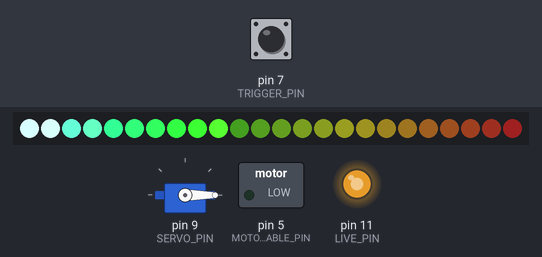
Recording of a sketch running on a simulated Arduino Uno, built with avr-gcc and run on an emulated ATmega328P. Shown: 24 RGB LEDs in strip order, left to right, servo, switched loads named in the sketch (green lamp = pin HIGH), output pins drawn as LEDs (lit = HIGH). The test bench sets the inputs (shaded band); at power-on: pin 7 (TRIGGER_PIN) HIGH.

Above: at 1.2 s.
1.3 s: pin 7 (TRIGGER_PIN) pulled LOW for 0.15 s
At 1.55 s:
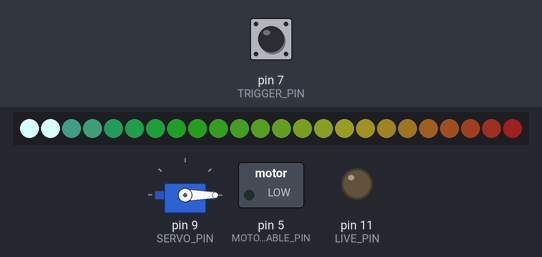
4.4 s: pin 7 (TRIGGER_PIN) pulled LOW for 1 s
At 9.8 s:
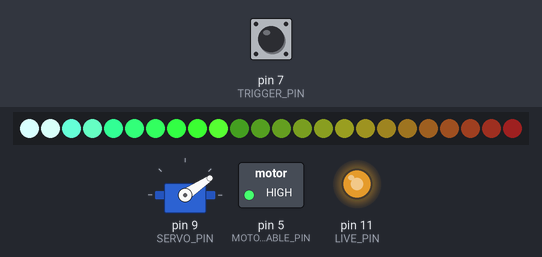
11.1 s: pin 7 (TRIGGER_PIN) pulled LOW for 3.2 s
At 12.67 s:
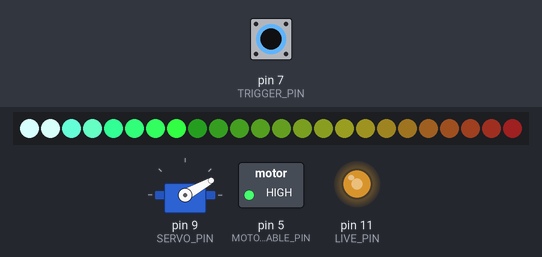
Timing chart, 0 to 32.5 s (numbered marks = the images above; inputs shaded):
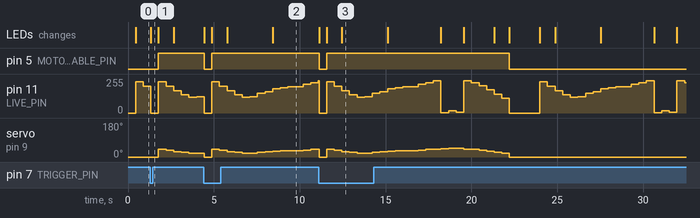

The sketch:

windportal.ino
```cpp
#include "./data.h"

static const size_t speeds_length = (sizeof(speeds)/sizeof(speeds[0]));
static const int16_t speed_max = 32767;

#include <Adafruit_NeoPixel.h>
#include <Servo.h>

// Fill the dots one after the other with a color
void barGraph(Adafruit_NeoPixel *strip,
    uint16_t position, uint8_t offset) {

    for(uint16_t i=offset; i<strip->numPixels(); i++) {
        const uint32_t offcolor = off_colors[i];
        strip->setPixelColor(i, offcolor);
    }
    const uint16_t stop = min(offset+position, strip->numPixels());
    for(uint16_t i=offset; i<stop; i++) {
        const uint32_t oncolor = on_colors[i];
        strip->setPixelColor(i, oncolor);
    }
}


const int8_t SERVO_PIN = 9;
const int8_t DISPLAY_PIN = 6;
const int8_t DISPLAY_LEDS = 24;
const int8_t LIVE_PIN = 11;
const int8_t TRIGGER_PIN = 7;
const int8_t MOTOR_ENABLE_PIN = 5;

const int durationMillis = 12000;
const int timestepMillis = durationMillis / speeds_length;

Adafruit_NeoPixel strip(DISPLAY_LEDS, DISPLAY_PIN, NEO_GRB + NEO_KHZ800);
Servo servo;

int beufortScale(int16_t mps) {
  for (int i=1; i<12; i++) {
    if (mps > beufort_thresholds[i-1] && mps < beufort_thresholds[i]) {
      return i;
    }
  }
  return 0;
}

void set_position(int pos, bool motor_enable) {
  //Serial.print("pos=");
  //Serial.println(pos);

  const auto speed = speeds[pos];

  const bool motor_on = motor_enable and (speed > 0);
  digitalWrite(MOTOR_ENABLE_PIN, motor_on);

  const int pixels = 2*(1+beufortScale(speed));
  barGraph(&strip, pixels, 0);
  strip.show();
  const int servo_pos = constrain(map(speed, 0, speed_max, 0, 180), 0, 180);
  servo.write((motor_enable) ? servo_pos : 0);

  const int pwm = constrain(map(speed, 0, speed_max, 0, 1023), 0, 1023);
  analogWrite(LIVE_PIN, pwm);
}

void setup() {
    strip.begin();
    strip.show();
    strip.setBrightness(255);

    servo.attach(SERVO_PIN);
    servo.write(0);

    pinMode(LIVE_PIN, OUTPUT);
    pinMode(MOTOR_ENABLE_PIN, OUTPUT);
    pinMode(TRIGGER_PIN, INPUT_PULLUP);
}

void loop() {
  static int pos = 0;
  static bool was_pressed = true;
  static bool motor_enabled = false;

  const bool pressed = !digitalRead(TRIGGER_PIN);
  if ((pressed and not was_pressed)) {
      pos = 0;
      motor_enabled = true;
  }

  if (pos == speeds_length) {
    pos = 0;
    motor_enabled = false;
  }

  set_position(pos, motor_enabled);
  pos += 1;
  delay(timestepMillis);

  was_pressed = pressed;
}
```

data.h
```cpp
// Generated by windportal.py...

static const int16_t speeds[] = { 0,0,0,0,0,0,0,0,0,0,0,0,7515,7515,7515,7515,7515,7515,7515,7515,7515,7515,7515,7515,6413,6413,6413,6413,6413,6413,6413,6413,6413,6413,6413,6413,5411,5411,5411,5411,5411,5411,5411,5411,5411,5411,5411,5411,4409,4409,4409,4409,4409,4409,4409,4409,4409,4409,4409,4409,3807,3807,3807,3807,3807,3807,3807,3807,3807,3807,3807,3807,3907,3907,3907,3907,3907,3907,3907,3907,3907,3907,3907,3907,4809,4809,4809,4809,4809,4809,4809,4809,4809,4809,4809,4809,5110,5110,5110,5110,5110,5110,5110,5110,5110,5110,5110,5110,5811,5811,5811,5811,5811,5811,5811,5811,5811,5811,5811,5811,6112,6112,6112,6112,6112,6112,6112,6112,6112,6112,6112,6112,6312,6312,6312,6312,6312,6312,6312,6312,6312,6312,6312,6312,6312,6312,6312,6312,6312,6312,6312,6312,6312,6312,6312,6312,6914,6914,6914,6914,6914,6914,6914,6914,6914,6914,6914,6914,7314,7314,7314,7314,7314,7314,7314,7314,7314,7314,7314,7314,7815,7815,7815,7815,7815,7815,7815,7815,7815,7815,7815,7815,8317,8317,8317,8317,8317,8317,8317,8317,8317,8317,8317,8317,8717,8717,8717,8717,8717,8717,8717,8717,8717,8717,8717,8717,8417,8417,8417,8417,8417,8417,8417,8417,8417,8417,8417,8417,7815,7815,7815,7815,7815,7815,7815,7815,7815,7815,7815,7815,7314,7314,7314,7314,7314,7314,7314,7314,7314,7314,7314,7314,6613,6613,6613,6613,6613,6613,6613,6613,6613,6613,6613,6613,5611,5611,5611,5611,5611,5611,5611,5611,5611,5611,5611,5611,4509,4509,4509,4509,4509,4509,4509,4509,4509,4509,4509,4509,3507,3507,3507,3507,3507,3507,3507,3507,3507,3507,3507,3507,0,0,0,0,0,0,0,0,0,0,0,0,0,0,0,0,0,0,0,0,0,0,0,0,0,0,0,0,0,0,0,0,0,0,0,0 };

static const uint32_t on_colors[] = { 14221311,14221306,6684631,6684611,3342228,3342201,3342175,3342148,3931954,5701426,7470898,9174834,10944306,12648242,14417714,16187186,16772402,16765490,16758834,16751922,16745010,16738354,16731442,16724530 };

static const uint32_t off_colors[] = { 1711646,1711646,794137,794135,400913,400910,400907,400904,466438,663046,859654,1056262,1252870,1515014,1711622,1908230,1973254,1972486,1971718,1970694,1969926,1969158,1968390,1967622 };

static const uint16_t beufort_thresholds[] = { 300,1503,3306,5511,8016,10822,13928,17235,20742,24550,28458,32666 };
```

Measured:
- after the input at 1.3 s, pin 5 (MOTOR_ENABLE_PIN): LOW → HIGH after 0.47 s; servo on pin 9 (SERVO_PIN): 0° → 41° after 0.48 s, → 35° 0.44 s later, → 29° 0.44 s later, → 24° 0.44 s later, … (6 changes in this stretch); the LEDs: change at once (image 1)
- after the input at 4.4 s, pin 5 (MOTOR_ENABLE_PIN): HIGH → LOW at once, → HIGH 0.44 s later
- after the input at 11.1 s, pin 5 (MOTOR_ENABLE_PIN): HIGH → LOW after 0.02 s instead of 4.4 s
